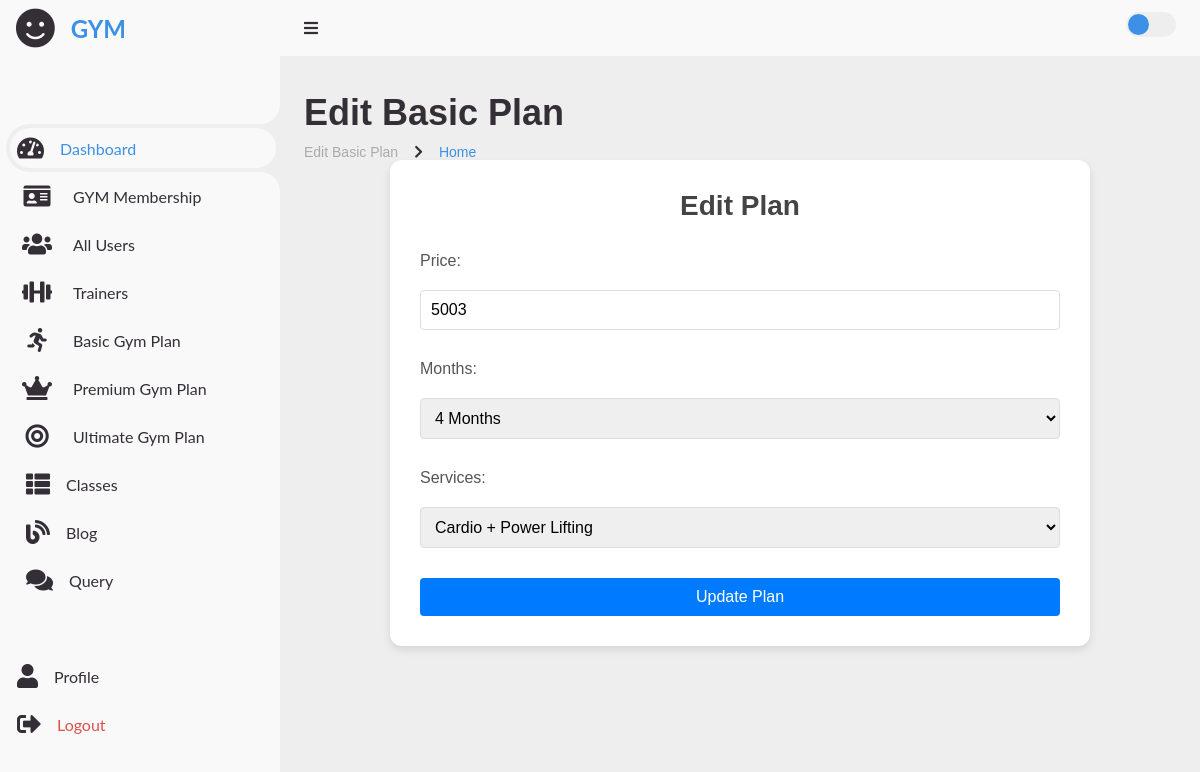
Screenshot of /admin/edit_basic_plan.php?id=1 (signed in) with the database file from the repository.
### tables this page shows
CREATE TABLE `gym_basic_plan` (
  `id` int(100) NOT NULL,
  `price` varchar(100) NOT NULL,
  `months` varchar(100) NOT NULL,
  `selectservices` varchar(100) NOT NULL
);

### admin/edit_basic_plan.php (the view, shortened to what this page needs)
<?php
include_once "../config/dbconnect.php";
if (isset($_GET['id'])) {
  $id = $_GET['id'];
  $query = "SELECT * FROM gym_basic_plan WHERE id='$id'";
  $query_run = mysqli_query($conn, $query);
  $plan = mysqli_fetch_assoc($query_run);
}
?>
<?php include './shortcuts/admin_header.php'; ?>
<main>
  <div class="head-title">
    <div class="left">
      <h1>Edit Basic Plan</h1>
      <ul class="breadcrumb">
        <li><a href="#">Edit Basic Plan</a></li>
        <li><i class='fas fa-chevron-right'></i></li>
        <li><a class="active" href="admin_home.php">Home</a></li>
      </ul>
    </div>
  </div>
  <div class="form-container">
    <h2 class="form-title">Edit Plan</h2>
    <form action="" method="POST" class="user-form">
      <label for="price" class="form-label">Price:</label>
      <input type="text" name="price" value="<?php echo $plan['price']; ?>" class="form-input" required>
      <label for="months" class="form-label">Months:</label>
      <select class="form-control" name="months" required>
        <option value="4 Months" <?php echo $plan['months'] == '4 Months' ? 'selected' : ''; ?>>4 Months</option>
      </select>
      <label for="selectservices" class="form-label">Services:</label>
      <select class="form-control" name="selectservices" required>
        <option value="Cardio + Power Lifting" <?php echo $plan['selectservices'] == 'Cardio + Power Lifting' ? 'selected' : ''; ?>>Cardio + Power Lifting</option>
      </select>
      <button type="submit" class="form-button" name="update_plan">Update Plan</button>
    </form>
  </div>
</main>
</section>
</body>
</html>

### admin/css/style.css (style rules this page uses)
* { margin: 0; padding: 0; box-sizing: border-box; }
a { text-decoration: none; }
li { list-style: none; }
button { cursor: pointer; }
:root { --poppins: 'Poppins', sans-serif; --lato: 'Lato', sans-serif; --light: #F9F9F9; --blue: #3C91E6; --light-blue: #CFE8FF; --grey: #eee; --dark-grey: #AAAAAA; --dark: #342E37; --red: #DB504A; --yellow: #FFCE26; --light-yellow: #FFF2C6; --orange: #FD7238; --light-orange: #FFE0D3; }
html { overflow-x: hidden; }
body { background: var(--grey); overflow-x: hidden; }
.fas { color: var(--dark); }
.head-title h1 { font-size: 28px; margin-bottom: 20px; }
.breadcrumb { list-style: none; padding: 0; margin: 0; }
.breadcrumb li { display: inline; font-size: 14px; color: #666; }
#content main { width: 100%; padding: 36px 24px; font-family: var(--poppins); max-height: calc(100vh - 56px); overflow-y: auto; }
#content main .head-title { display: flex; align-items: center; justify-content: space-between; gap: 16px; flex-wrap: wrap; }
#content main .head-title .left h1 { font-size: 36px; font-weight: 600; margin-bottom: 10px; color: var(--dark); }
#content main .head-title .left .breadcrumb { display: flex; align-items: center; gap: 16px; }
#content main .head-title .left .breadcrumb li { color: var(--dark); }
#content main .head-title .left .breadcrumb li a { color: var(--dark-grey); pointer-events: none; }
#content main .head-title .left .breadcrumb li a.active { color: var(--blue); pointer-events: unset; }
form { display: flex; flex-direction: column; }
label { font-size: 16px; margin-bottom: 5px; color: #555; }
input[type="text"], input[type="email"], select { padding: 10px; border: 1px solid #ddd; border-radius: 4px; margin-bottom: 15px; font-size: 16px; }
button { padding: 10px 20px; border: none; border-radius: 4px; background-color: #007bff; color: #fff; font-size: 16px; cursor: pointer; transition: background-color 0.3s ease; }
.form-container { max-width: 700px; margin: 0 auto; padding: 30px; background-color: #ffffff; border-radius: 12px; box-shadow: 0 4px 8px rgba(0, 0, 0, 0.1); }
.form-title { font-size: 28px; margin-bottom: 30px; color: #444; text-align: center; }
form { display: grid; gap: 15px; }
label { font-size: 16px; color: #555; margin-bottom: 8px; }
input[type="text"], textarea, input[type="file"] { font-size: 16px; padding: 10px; border: 1px solid #ddd; border-radius: 4px; width: 100%; box-sizing: border-box; }
button[type="submit"] { background-color: #007bff; color: #fff; border: none; border-radius: 4px; padding: 12px 20px; font-size: 16px; cursor: pointer; transition: background-color 0.3s ease; }
.user-form .form-label { font-size: 16px; margin-bottom: 5px; color: #555; }
.user-form .form-input { padding: 10px; border: 1px solid #ddd; border-radius: 4px; margin-bottom: 15px; font-size: 16px; }
.user-form .form-button { padding: 10px 20px; border: none; border-radius: 4px; background-color: #007bff; color: #fff; font-size: 16px; cursor: pointer; transition: background-color 0.3s ease; }

### rows the page displays
gym_basic_plan: price "5003", months "4 Months", selectservices "Cardio + Power Lifting"
